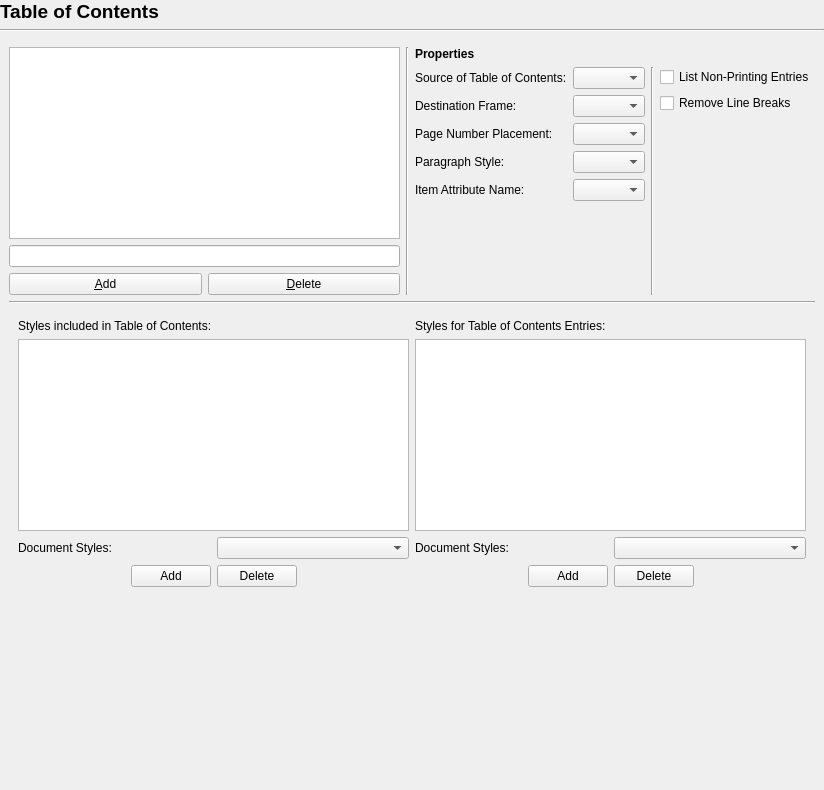
<?xml version="1.0" encoding="UTF-8"?>
<ui version="4.0">
 <class>Prefs_TableOfContents</class>
 <widget class="QWidget" name="Prefs_TableOfContents">
  <property name="geometry">
   <rect>
    <x>0</x>
    <y>0</y>
    <width>824</width>
    <height>790</height>
   </rect>
  </property>
  <layout class="QVBoxLayout" name="verticalLayout">
   <property name="leftMargin">
    <number>0</number>
   </property>
   <property name="topMargin">
    <number>0</number>
   </property>
   <property name="rightMargin">
    <number>0</number>
   </property>
   <property name="bottomMargin">
    <number>0</number>
   </property>
   <item>
    <widget class="QLabel" name="label">
     <property name="font">
      <font>
       <pointsize>14</pointsize>
       <weight>75</weight>
       <bold>true</bold>
      </font>
     </property>
     <property name="text">
      <string>Table of Contents</string>
     </property>
    </widget>
   </item>
   <item>
    <widget class="Line" name="line">
     <property name="orientation">
      <enum>Qt::Horizontal</enum>
     </property>
    </widget>
   </item>
   <item>
    <widget class="QScrollArea" name="scrollArea">
     <property name="frameShape">
      <enum>QFrame::NoFrame</enum>
     </property>
     <property name="frameShadow">
      <enum>QFrame::Plain</enum>
     </property>
     <property name="widgetResizable">
      <bool>true</bool>
     </property>
     <widget class="QWidget" name="scrollAreaWidgetContents">
      <property name="geometry">
       <rect>
        <x>0</x>
        <y>0</y>
        <width>824</width>
        <height>748</height>
       </rect>
      </property>
      <layout class="QVBoxLayout" name="verticalLayout_7">
       <item>
        <layout class="QHBoxLayout" name="horizontalLayout_4">
         <item>
          <layout class="QVBoxLayout" name="verticalLayout_3">
           <item>
            <widget class="QListWidget" name="tocListBox"/>
           </item>
           <item>
            <widget class="QLineEdit" name="tocNameLineEdit"/>
           </item>
           <item>
            <layout class="QHBoxLayout" name="_2">
             <item>
              <widget class="QPushButton" name="tocAddButton">
               <property name="text">
                <string>&amp;Add</string>
               </property>
               <property name="shortcut">
                <string>Alt+A</string>
               </property>
              </widget>
             </item>
             <item>
              <widget class="QPushButton" name="tocDeleteButton">
               <property name="text">
                <string>&amp;Delete</string>
               </property>
               <property name="shortcut">
                <string>Alt+D</string>
               </property>
              </widget>
             </item>
            </layout>
           </item>
          </layout>
         </item>
         <item>
          <widget class="Line" name="line_4">
           <property name="orientation">
            <enum>Qt::Vertical</enum>
           </property>
          </widget>
         </item>
         <item>
          <layout class="QVBoxLayout" name="verticalLayout_5">
           <item>
            <widget class="QLabel" name="label_2">
             <property name="font">
              <font>
               <weight>75</weight>
               <bold>true</bold>
              </font>
             </property>
             <property name="text">
              <string>Properties</string>
             </property>
            </widget>
           </item>
           <item>
            <layout class="QHBoxLayout" name="horizontalLayout_3">
             <item>
              <layout class="QFormLayout" name="formLayout">
               <property name="formAlignment">
                <set>Qt::AlignLeading|Qt::AlignLeft|Qt::AlignTop</set>
               </property>
               <item row="0" column="0">
                <widget class="QLabel" name="label_3">
                 <property name="text">
                  <string>Source of Table of Contents:</string>
                 </property>
                </widget>
               </item>
               <item row="0" column="1">
                <widget class="QComboBox" name="itemToCSource">
                 <property name="toolTip">
                  <string>Whether the Table of Contents will be generated from Paragraph Styles or Item Attributes</string>
                 </property>
                </widget>
               </item>
               <item row="1" column="0">
                <widget class="QLabel" name="tocDestFrameLabel">
                 <property name="text">
                  <string>Destination Frame:</string>
                 </property>
                 <property name="wordWrap">
                  <bool>false</bool>
                 </property>
                </widget>
               </item>
               <item row="1" column="1">
                <widget class="QComboBox" name="itemDestFrameComboBox">
                 <property name="toolTip">
                  <string>The frame the table of contents will be placed into</string>
                 </property>
                </widget>
               </item>
               <item row="2" column="0">
                <widget class="QLabel" name="tocNumberPlacementLabel">
                 <property name="text">
                  <string>Page Number Placement:</string>
                 </property>
                 <property name="wordWrap">
                  <bool>false</bool>
                 </property>
                </widget>
               </item>
               <item row="2" column="1">
                <widget class="QComboBox" name="itemNumberPlacementComboBox">
                 <property name="toolTip">
                  <string>Place page numbers of the entries at the beginning or the end of the line, or not at all</string>
                 </property>
                </widget>
               </item>
               <item row="3" column="0">
                <widget class="QLabel" name="tocParagraphStyleLabel">
                 <property name="text">
                  <string>Paragraph Style:</string>
                 </property>
                 <property name="wordWrap">
                  <bool>false</bool>
                 </property>
                </widget>
               </item>
               <item row="3" column="1">
                <widget class="QComboBox" name="itemParagraphStyleComboBox">
                 <property name="toolTip">
                  <string>The paragraph style used for the entry lines</string>
                 </property>
                </widget>
               </item>
               <item row="4" column="1">
                <widget class="QComboBox" name="itemAttrComboBox">
                 <property name="toolTip">
                  <string>The Item Attribute that will be set on frames used as a basis for creation of the entries</string>
                 </property>
                </widget>
               </item>
               <item row="4" column="0">
                <widget class="QLabel" name="tocItemAttrLabel">
                 <property name="text">
                  <string>Item Attribute Name:</string>
                 </property>
                 <property name="wordWrap">
                  <bool>false</bool>
                 </property>
                </widget>
               </item>
              </layout>
             </item>
             <item>
              <widget class="Line" name="line_3">
               <property name="orientation">
                <enum>Qt::Vertical</enum>
               </property>
              </widget>
             </item>
             <item>
              <layout class="QVBoxLayout" name="verticalLayout_4">
               <item>
                <widget class="QCheckBox" name="itemListNonPrintingCheckBox">
                 <property name="toolTip">
                  <string>Include frames that are set to not print as well</string>
                 </property>
                 <property name="text">
                  <string>List Non-Printing Entries</string>
                 </property>
                </widget>
               </item>
               <item>
                <widget class="QCheckBox" name="removeLineBreaksCheckBox">
                 <property name="toolTip">
                  <string>Remove line breaks from text in the heading</string>
                 </property>
                 <property name="text">
                  <string>Remove Line Breaks</string>
                 </property>
                </widget>
               </item>
               <item>
                <spacer name="verticalSpacer_3">
                 <property name="orientation">
                  <enum>Qt::Vertical</enum>
                 </property>
                 <property name="sizeHint" stdset="0">
                  <size>
                   <width>20</width>
                   <height>40</height>
                  </size>
                 </property>
                </spacer>
               </item>
              </layout>
             </item>
            </layout>
           </item>
          </layout>
         </item>
        </layout>
       </item>
       <item>
        <widget class="Line" name="line_2">
         <property name="orientation">
          <enum>Qt::Horizontal</enum>
         </property>
        </widget>
       </item>
       <item>
        <widget class="QStackedWidget" name="stackedWidget">
         <property name="currentIndex">
          <number>0</number>
         </property>
         <widget class="QWidget" name="page">
          <layout class="QHBoxLayout" name="horizontalLayout_7">
           <item>
            <layout class="QVBoxLayout" name="verticalLayout_2">
             <item>
              <widget class="QLabel" name="label_4">
               <property name="text">
                <string>Styles included in Table of Contents:</string>
               </property>
              </widget>
             </item>
             <item>
              <widget class="QListWidget" name="styleListWidget">
               <property name="sortingEnabled">
                <bool>true</bool>
               </property>
              </widget>
             </item>
             <item>
              <layout class="QHBoxLayout" name="horizontalLayout_2">
               <item>
                <widget class="QLabel" name="label_5">
                 <property name="text">
                  <string>Document Styles:</string>
                 </property>
                </widget>
               </item>
               <item>
                <widget class="QComboBox" name="paragraphStyleComboBox">
                 <property name="sizePolicy">
                  <sizepolicy hsizetype="Preferred" vsizetype="Fixed">
                   <horstretch>0</horstretch>
                   <verstretch>0</verstretch>
                  </sizepolicy>
                 </property>
                </widget>
               </item>
              </layout>
             </item>
             <item>
              <layout class="QHBoxLayout" name="horizontalLayout">
               <item>
                <spacer name="horizontalSpacer">
                 <property name="orientation">
                  <enum>Qt::Horizontal</enum>
                 </property>
                 <property name="sizeHint" stdset="0">
                  <size>
                   <width>40</width>
                   <height>20</height>
                  </size>
                 </property>
                </spacer>
               </item>
               <item>
                <widget class="QPushButton" name="addStyleButton">
                 <property name="text">
                  <string>Add</string>
                 </property>
                </widget>
               </item>
               <item>
                <widget class="QPushButton" name="deleteStyleButton">
                 <property name="text">
                  <string>Delete</string>
                 </property>
                </widget>
               </item>
               <item>
                <spacer name="horizontalSpacer_2">
                 <property name="orientation">
                  <enum>Qt::Horizontal</enum>
                 </property>
                 <property name="sizeHint" stdset="0">
                  <size>
                   <width>40</width>
                   <height>20</height>
                  </size>
                 </property>
                </spacer>
               </item>
              </layout>
             </item>
            </layout>
           </item>
           <item>
            <layout class="QVBoxLayout" name="verticalLayout_6">
             <item>
              <widget class="QLabel" name="label_6">
               <property name="text">
                <string>Styles for Table of Contents Entries:</string>
               </property>
              </widget>
             </item>
             <item>
              <widget class="QListWidget" name="styleListTOCWidget">
               <property name="sortingEnabled">
                <bool>false</bool>
               </property>
              </widget>
             </item>
             <item>
              <layout class="QHBoxLayout" name="horizontalLayout_5">
               <item>
                <widget class="QLabel" name="label_7">
                 <property name="text">
                  <string>Document Styles:</string>
                 </property>
                </widget>
               </item>
               <item>
                <widget class="QComboBox" name="paragraphStyleTOCComboBox">
                 <property name="sizePolicy">
                  <sizepolicy hsizetype="Preferred" vsizetype="Fixed">
                   <horstretch>0</horstretch>
                   <verstretch>0</verstretch>
                  </sizepolicy>
                 </property>
                </widget>
               </item>
              </layout>
             </item>
             <item>
              <layout class="QHBoxLayout" name="horizontalLayout_6">
               <item>
                <spacer name="horizontalSpacer_3">
                 <property name="orientation">
                  <enum>Qt::Horizontal</enum>
                 </property>
                 <property name="sizeHint" stdset="0">
                  <size>
                   <width>40</width>
                   <height>20</height>
                  </size>
                 </property>
                </spacer>
               </item>
               <item>
                <widget class="QPushButton" name="addStyleTOCButton">
                 <property name="text">
                  <string>Add</string>
                 </property>
                </widget>
               </item>
               <item>
                <widget class="QPushButton" name="deleteStyleTOCButton">
                 <property name="text">
                  <string>Delete</string>
                 </property>
                </widget>
               </item>
               <item>
                <spacer name="horizontalSpacer_4">
                 <property name="orientation">
                  <enum>Qt::Horizontal</enum>
                 </property>
                 <property name="sizeHint" stdset="0">
                  <size>
                   <width>40</width>
                   <height>20</height>
                  </size>
                 </property>
                </spacer>
               </item>
              </layout>
             </item>
            </layout>
           </item>
          </layout>
         </widget>
         <widget class="QWidget" name="page_2"/>
        </widget>
       </item>
       <item>
        <spacer name="verticalSpacer">
         <property name="orientation">
          <enum>Qt::Vertical</enum>
         </property>
         <property name="sizeHint" stdset="0">
          <size>
           <width>20</width>
           <height>93</height>
          </size>
         </property>
        </spacer>
       </item>
      </layout>
     </widget>
    </widget>
   </item>
  </layout>
 </widget>
 <resources/>
 <connections/>
</ui>
